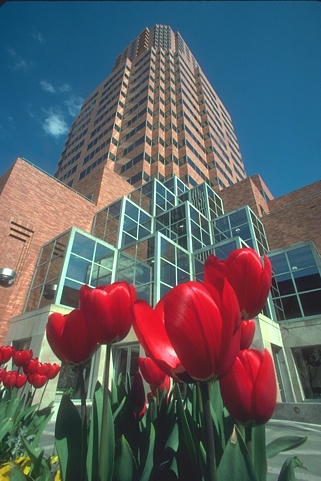
%> input picture ENGN2605/Zhuo Wang_lab03/bds1.jpg, 321 x 481 px
$ octave P3.m   (GNU Octave 9; MATLAB toolbox functions it lacks are replaced by stand-ins)
%> lines starting %> are read from the running program, lines starting %| are printed output that depends on the picture; in (x1, y1, x2, y2) boxes, pixels count from 0 and x2, y2 are one past the last pixel; in counts of white or black regions, pixels touching at a corner belong together; the program's own positions count from 1
close all;
clc;
clear;

I1 = imread("bds1.jpg");
%> I1 is the input picture: size 481x321x3 uint8; mean R, G, B 93.9, 96, 100.5
I2 = imread("bds2.jpg");
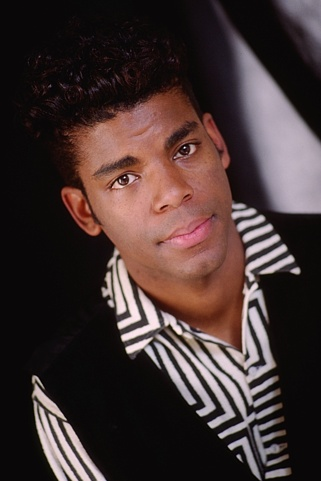
%> input picture ENGN2605/Zhuo Wang_lab03/bds2.jpg, 321 x 481 px
%> I2 is the input picture: size 481x321x3 uint8; mean R, G, B 67.5, 51.8, 50.4
I3 = imread("bds3.jpg");
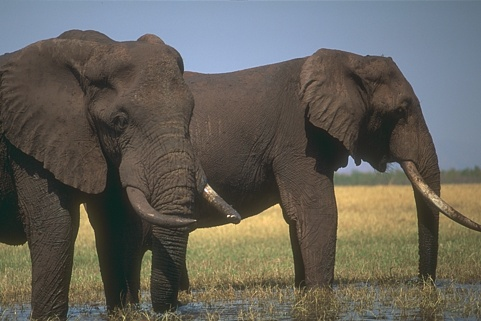
%> input picture ENGN2605/Zhuo Wang_lab03/bds3.jpg, 481 x 321 px
%> I3 is the input picture: size 321x481x3 uint8; mean R, G, B 101.4, 98.3, 90.2
I4 = imread("bds4.jpg");
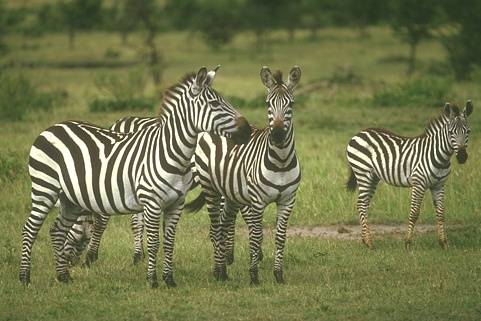
%> input picture ENGN2605/Zhuo Wang_lab03/bds4.jpg, 481 x 321 px
%> I4 is the input picture: size 321x481x3 uint8; mean R, G, B 114.6, 118.6, 77
I5 = imread("bds5.jpg");
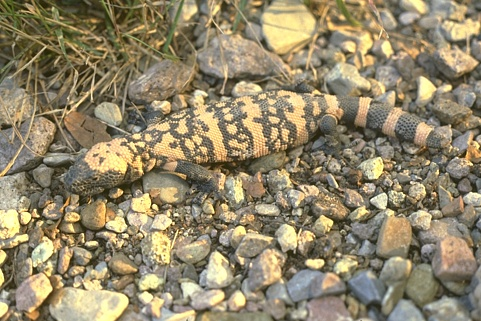
%> input picture ENGN2605/Zhuo Wang_lab03/bds5.jpg, 481 x 321 px
%> I5 is the input picture: size 321x481x3 uint8; mean R, G, B 146.9, 135.1, 106.1
I6 = imread("bds6.jpg");
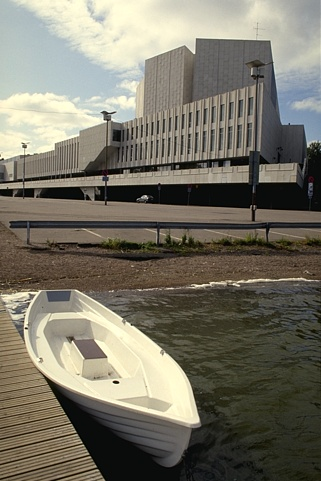
%> input picture ENGN2605/Zhuo Wang_lab03/bds6.jpg, 321 x 481 px
%> I6 is the input picture: size 481x321x3 uint8; mean R, G, B 120.2, 116.4, 102.9

I1 = double(rgb2gray(I1));
%> I1: size 481x321 double
I2 = double(rgb2gray(I2));
%> I2: size 481x321 double
I3 = double(rgb2gray(I3));
%> I3: size 321x481 double
I4 = double(rgb2gray(I4));
%> I4: size 321x481 double
I5 = double(rgb2gray(I5));
%> I5: size 321x481 double
I6 = double(rgb2gray(I6));
%> I6: size 481x321 double

ei1 = edge(I1, "canny");
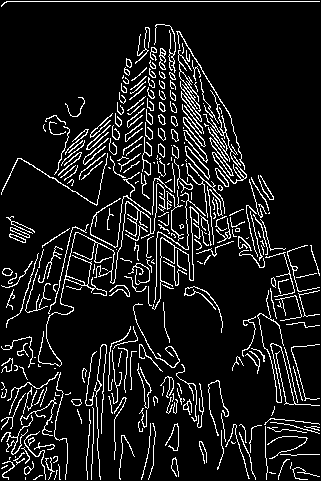
%> ei1: size 481x321 logical; 10.2% white in thin lines or dots
ei2 = edge(I2, "canny");
%> ei2: size 481x321 logical; 4.3% white in thin lines or dots, all inside (x1, y1, x2, y2) = (31, 2, 320, 480)
ei3 = edge(I3, "canny");
%> ei3: size 321x481 logical; 3.6% white in thin lines or dots
ei4 = edge(I4, "canny");
%> ei4: size 321x481 logical; 7% white in thin lines or dots, all inside (x1, y1, x2, y2) = (24, 67, 473, 289)
ei5 = edge(I5, "canny");
%> ei5: size 321x481 logical; 17.1% white in thin lines or dots
ei6 = edge(I6, "canny");
%> ei6: size 481x321 logical; 6.3% white in thin lines or dots

figure();
imshow(ei1);
title("Canny Edge Detector bd1");

figure();
imshow(ei2);
title("Canny Edge Detector bd2");

figure();
imshow(ei3);
title("Canny Edge Detector bd3");

figure();
imshow(ei4);
title("Canny Edge Detector bd4");

figure();
imshow(ei5);
title("Canny Edge Detector bd5");

figure();
imshow(ei6);
title("Canny Edge Detector bd6");

low_threshold = 0.0005;
high_threshold = 0.08;

ei1dt = edge(I1, 'canny', [low_threshold, high_threshold]);
%> ei1dt: size 481x321 logical; 14.4% white in thin lines or dots

figure();
subplot(1,2,1);
imshow(ei1);
title("Canny Edge Detector bd1");
subplot(1,2,2);
imshow(ei1dt);
title("Canny Edge Detector bd1 with double thresholds");

gaussian_sigma = 2.5;

ei2gs = edge(I2, 'canny', [], gaussian_sigma);
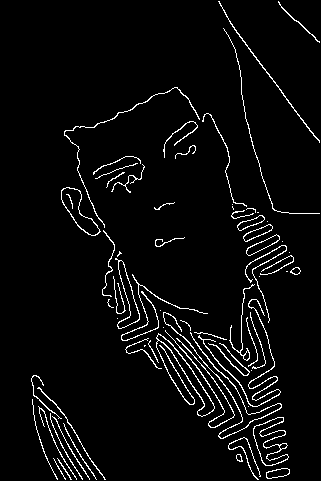
%> ei2gs: size 481x321 logical; 4.2% white in thin lines or dots, all inside (x1, y1, x2, y2) = (31, 1, 320, 480)

figure();
subplot(1,2,1);
imshow(ei2);
title("Canny Edge Detector bd1");
subplot(1,2,2);
imshow(ei2gs);
title("Canny Edge Detector bd1 with different gaussian sigma");
